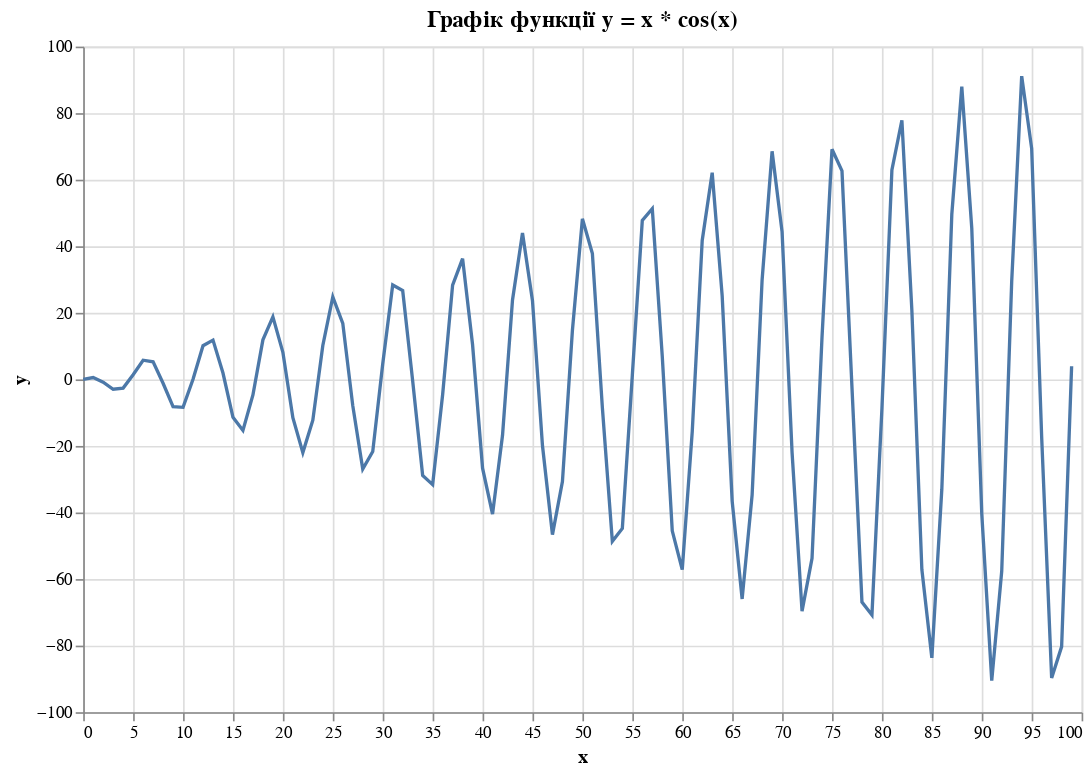

The notebook cell this image was saved under:
### Markdown cell above
1. Побудуйте звичайну лінійну діаграму на основі  pd.DataFrame з двома стовпцями
за допомогою бібліотеки Altair для функції y=x cosx для значень x в діапазоні від 0 до 99.
Додайте відповідні мітки для вісей x та y на діаграмі. Підпишіть вісі і назву графіку.

### Code cell
x = np.arange(0, 100, 1)
y = x * np.cos(x)
dt = pd.DataFrame({'x': x, 'y': y})

chart = alt.Chart(dt).mark_line().encode(
    x='x:Q',
    y='y:Q'
).properties(
    title='Графік функції y = x * cos(x)',
    width=600,
    height=400
).configure_axis(
    titleFontSize=12,
    labelFontSize=10
).configure_title(
    fontSize=14
)

chart

### Figure 1 — Vega-Lite specification as saved in the notebook (floating-point values rounded to 4 significant figures)
{"config": {"view": {"continuousWidth": 300, "continuousHeight": 300}, "axis": {"labelFontSize": 10, "titleFontSize": 12}, "title": {"fontSize": 14}}, "data": {"name": "data-eee501264ffd05058e1d20415cd87925"}, "mark": {"type": "line"}, "encoding": {"x": {"field": "x", "type": "quantitative"}, "y": {"field": "y", "type": "quantitative"}}, "height": 400, "title": "Графік функції y = x * cos(x)", "width": 600, "$schema": "https://vega.github.io/schema/vega-lite/v5.15.1.json", "datasets": {"data-eee501264ffd05058e1d20415cd87925": [{"x": 0, "y": 0.0}, {"x": 1, "y": 0.5403}, {"x": 2, "y": -0.8323}, {"x": 3, "y": -2.97}, {"x": 4, "y": -2.615}, {"x": 5, "y": 1.418}, {"x": 6, "y": 5.761}, {"x": 7, "y": 5.277}, {"x": 8, "y": -1.164}, {"x": 9, "y": -8.2}, {"x": 10, "y": -8.391}, {"x": 11, "y": 0.04868}, {"x": 12, "y": 10.13}, {"x": 13, "y": 11.8}, {"x": 14, "y": 1.914}, {"x": 15, "y": -11.4}, {"x": 16, "y": -15.32}, {"x": 17, "y": -4.678}, {"x": 18, "y": 11.89}, {"x": 19, "y": 18.79}, {"x": 20, "y": 8.162}, {"x": 21, "y": -11.5}, {"x": 22, "y": -22.0}, {"x": 23, "y": -12.26}, {"x": 24, "y": 10.18}, {"x": 25, "y": 24.78}, {"x": 26, "y": 16.82}, {"x": 27, "y": -7.888}, {"x": 28, "y": -26.95}, {"x": 29, "y": -21.69}, {"x": 30, "y": 4.628}, {"x": 31, "y": 28.36}, {"x": 32, "y": 26.7}, {"x": 33, "y": -0.4381}, {"x": 34, "y": -28.85}, {"x": 35, "y": -31.63}, {"x": 36, "y": -4.607}, {"x": 37, "y": 28.32}, {"x": 38, "y": 36.29}, {"x": 39, "y": 10.4}, {"x": 40, "y": -26.68}, {"x": 41, "y": -40.48}, {"x": 42, "y": -16.8}, {"x": 43, "y": 23.87}, {"x": 44, "y": 43.99}, {"x": 45, "y": 23.64}, {"x": 46, "y": -19.88}, {"x": 47, "y": -46.64}, {"x": 48, "y": -30.73}, {"x": 49, "y": 14.73}, {"x": 50, "y": 48.25}, {"x": 51, "y": 37.85}, {"x": 52, "y": -8.476}, {"x": 53, "y": -48.67}, {"x": 54, "y": -44.78}, {"x": 55, "y": 1.217}, {"x": 56, "y": 47.78}, {"x": 57, "y": 51.29}, {"x": 58, "y": 6.912}, {"x": 59, "y": -45.49}, {"x": 60, "y": -57.14}, {"x": 61, "y": -15.74}, {"x": 62, "y": 41.76}, {"x": 63, "y": 62.11}, {"x": 64, "y": 25.08}, {"x": 65, "y": -36.56}, {"x": 66, "y": -65.98}, {"x": 67, "y": -34.69}, {"x": 68, "y": 29.93}, {"x": 69, "y": 68.54}, {"x": 70, "y": 44.33}, {"x": 71, "y": -21.94}, {"x": 72, "y": -69.64}, {"x": 73, "y": -53.74}, {"x": 74, "y": 12.71}, {"x": 75, "y": 69.13}, {"x": 76, "y": 62.65}, {"x": 77, "y": -2.385}, {"x": 78, "y": -66.91}, {"x": 79, "y": -70.78}, {"x": 80, "y": -8.831}, {"x": 81, "y": 62.91}, {"x": 82, "y": 77.87}, {"x": 83, "y": 20.71}, {"x": 84, "y": -57.12}, {"x": 85, "y": -83.67}, {"x": 86, "y": -33.0}, {"x": 87, "y": 49.57}, {"x": 88, "y": 87.94}, {"x": 89, "y": 45.41}, {"x": 90, "y": -40.33}, {"x": 91, "y": -90.49}, {"x": 92, "y": -57.63}, {"x": 93, "y": 29.52}, {"x": 94, "y": 91.13}, {"x": 95, "y": 69.37}, {"x": 96, "y": -17.32}, {"x": 97, "y": -89.74}, {"x": 98, "y": -80.29}, {"x": 99, "y": 3.942}]}}
